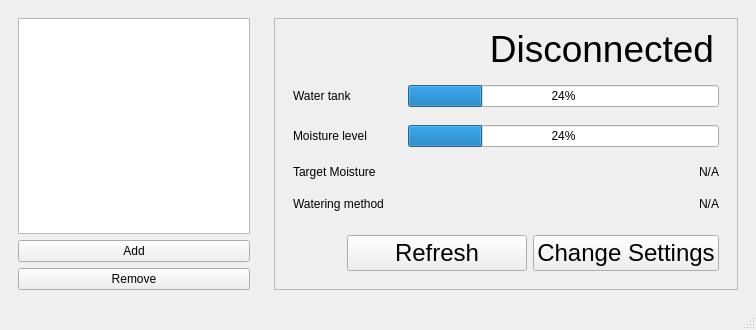
<?xml version="1.0" encoding="UTF-8"?>
<ui version="4.0">
 <class>MainWindow</class>
 <widget class="QMainWindow" name="MainWindow">
  <property name="geometry">
   <rect>
    <x>0</x>
    <y>0</y>
    <width>756</width>
    <height>315</height>
   </rect>
  </property>
  <property name="sizePolicy">
   <sizepolicy hsizetype="Preferred" vsizetype="Preferred">
    <horstretch>0</horstretch>
    <verstretch>0</verstretch>
   </sizepolicy>
  </property>
  <property name="windowTitle">
   <string>MainWindow</string>
  </property>
  <widget class="QWidget" name="centralwidget">
   <layout class="QHBoxLayout" name="horizontalLayout">
    <item>
     <widget class="QWidget" name="leftColumn" native="true">
      <property name="maximumSize">
       <size>
        <width>250</width>
        <height>16777215</height>
       </size>
      </property>
      <layout class="QVBoxLayout" name="verticalLayout">
       <item>
        <widget class="QListWidget" name="plantsList">
         <property name="font">
          <font>
           <pointsize>18</pointsize>
          </font>
         </property>
         <property name="sortingEnabled">
          <bool>true</bool>
         </property>
        </widget>
       </item>
       <item>
        <widget class="QPushButton" name="addButton">
         <property name="text">
          <string>Add</string>
         </property>
        </widget>
       </item>
       <item>
        <widget class="QPushButton" name="removeButton">
         <property name="text">
          <string>Remove</string>
         </property>
        </widget>
       </item>
      </layout>
     </widget>
    </item>
    <item>
     <widget class="QWidget" name="rightColumn" native="true">
      <layout class="QHBoxLayout" name="horizontalLayout_2">
       <item>
        <widget class="QFrame" name="platnInfoTop">
         <property name="frameShape">
          <enum>QFrame::StyledPanel</enum>
         </property>
         <property name="frameShadow">
          <enum>QFrame::Raised</enum>
         </property>
         <layout class="QVBoxLayout" name="verticalLayout_2">
          <item>
           <widget class="QLabel" name="statusLabel">
            <property name="sizePolicy">
             <sizepolicy hsizetype="Preferred" vsizetype="Fixed">
              <horstretch>0</horstretch>
              <verstretch>0</verstretch>
             </sizepolicy>
            </property>
            <property name="font">
             <font>
              <pointsize>28</pointsize>
             </font>
            </property>
            <property name="text">
             <string>Disconnected</string>
            </property>
            <property name="alignment">
             <set>Qt::AlignRight|Qt::AlignTrailing|Qt::AlignVCenter</set>
            </property>
            <property name="indent">
             <number>14</number>
            </property>
           </widget>
          </item>
          <item>
           <widget class="QWidget" name="infoFields" native="true">
            <layout class="QGridLayout" name="gridLayout">
             <property name="horizontalSpacing">
              <number>24</number>
             </property>
             <property name="verticalSpacing">
              <number>18</number>
             </property>
             <item row="3" column="0">
              <widget class="QLabel" name="label_3">
               <property name="sizePolicy">
                <sizepolicy hsizetype="Preferred" vsizetype="Fixed">
                 <horstretch>0</horstretch>
                 <verstretch>0</verstretch>
                </sizepolicy>
               </property>
               <property name="text">
                <string>Watering method</string>
               </property>
              </widget>
             </item>
             <item row="2" column="0">
              <widget class="QLabel" name="label_5">
               <property name="text">
                <string>Target Moisture</string>
               </property>
              </widget>
             </item>
             <item row="1" column="0">
              <widget class="QLabel" name="label_2">
               <property name="text">
                <string>Moisture level</string>
               </property>
              </widget>
             </item>
             <item row="3" column="1">
              <widget class="QLabel" name="wateringMethodLabel">
               <property name="sizePolicy">
                <sizepolicy hsizetype="Preferred" vsizetype="Fixed">
                 <horstretch>0</horstretch>
                 <verstretch>0</verstretch>
                </sizepolicy>
               </property>
               <property name="text">
                <string>N/A</string>
               </property>
               <property name="alignment">
                <set>Qt::AlignRight|Qt::AlignTrailing|Qt::AlignVCenter</set>
               </property>
              </widget>
             </item>
             <item row="0" column="0">
              <widget class="QLabel" name="label">
               <property name="text">
                <string>Water tank</string>
               </property>
              </widget>
             </item>
             <item row="1" column="1">
              <widget class="QProgressBar" name="moistureLevelBar">
               <property name="value">
                <number>24</number>
               </property>
              </widget>
             </item>
             <item row="4" column="1">
              <spacer name="verticalSpacer">
               <property name="orientation">
                <enum>Qt::Vertical</enum>
               </property>
               <property name="sizeHint" stdset="0">
                <size>
                 <width>20</width>
                 <height>40</height>
                </size>
               </property>
              </spacer>
             </item>
             <item row="0" column="1">
              <widget class="QProgressBar" name="waterLevelBar">
               <property name="value">
                <number>24</number>
               </property>
              </widget>
             </item>
             <item row="2" column="1">
              <widget class="QLabel" name="targetMoistureLabel">
               <property name="text">
                <string>N/A</string>
               </property>
               <property name="alignment">
                <set>Qt::AlignRight|Qt::AlignTrailing|Qt::AlignVCenter</set>
               </property>
              </widget>
             </item>
            </layout>
           </widget>
          </item>
          <item>
           <widget class="QWidget" name="bottomBar" native="true">
            <property name="sizePolicy">
             <sizepolicy hsizetype="Preferred" vsizetype="Fixed">
              <horstretch>0</horstretch>
              <verstretch>0</verstretch>
             </sizepolicy>
            </property>
            <layout class="QHBoxLayout" name="horizontalLayout_3">
             <item>
              <spacer name="horizontalSpacer">
               <property name="orientation">
                <enum>Qt::Horizontal</enum>
               </property>
               <property name="sizeHint" stdset="0">
                <size>
                 <width>40</width>
                 <height>20</height>
                </size>
               </property>
              </spacer>
             </item>
             <item>
              <widget class="QPushButton" name="refreshButton">
               <property name="sizePolicy">
                <sizepolicy hsizetype="Fixed" vsizetype="Fixed">
                 <horstretch>0</horstretch>
                 <verstretch>0</verstretch>
                </sizepolicy>
               </property>
               <property name="minimumSize">
                <size>
                 <width>180</width>
                 <height>0</height>
                </size>
               </property>
               <property name="font">
                <font>
                 <pointsize>18</pointsize>
                </font>
               </property>
               <property name="text">
                <string>Refresh</string>
               </property>
              </widget>
             </item>
             <item>
              <widget class="QPushButton" name="changeSettingsButton">
               <property name="sizePolicy">
                <sizepolicy hsizetype="Fixed" vsizetype="Fixed">
                 <horstretch>0</horstretch>
                 <verstretch>0</verstretch>
                </sizepolicy>
               </property>
               <property name="minimumSize">
                <size>
                 <width>180</width>
                 <height>0</height>
                </size>
               </property>
               <property name="font">
                <font>
                 <pointsize>18</pointsize>
                </font>
               </property>
               <property name="text">
                <string>Change Settings</string>
               </property>
              </widget>
             </item>
            </layout>
           </widget>
          </item>
         </layout>
        </widget>
       </item>
      </layout>
     </widget>
    </item>
   </layout>
  </widget>
  <widget class="QMenuBar" name="menubar">
   <property name="geometry">
    <rect>
     <x>0</x>
     <y>0</y>
     <width>756</width>
     <height>21</height>
    </rect>
   </property>
  </widget>
  <widget class="QStatusBar" name="statusbar"/>
 </widget>
 <resources/>
 <connections/>
</ui>
